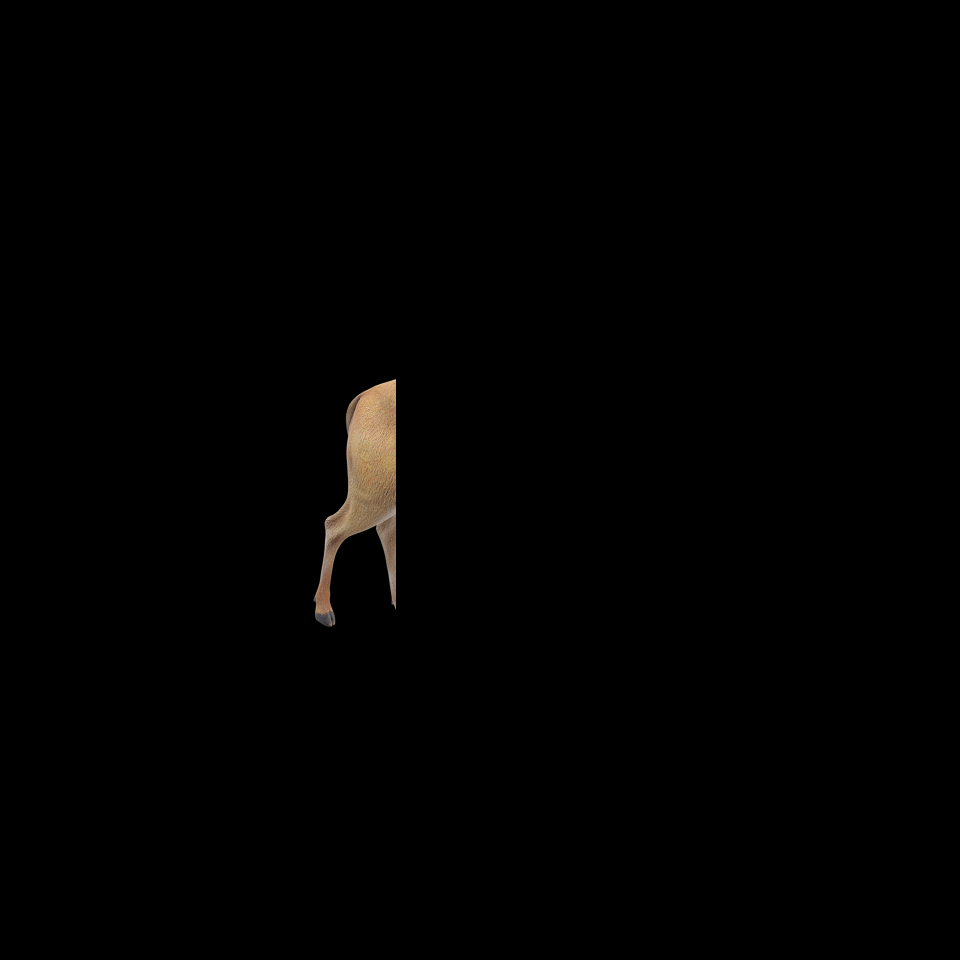
#> input picture For Exp in thesis/1.png, 1920 x 1920 px, given in place of 1.jpg, which was not available (shown at 1/2 size)
$ python FT3.py
#> lines starting #> are read from the running program, lines starting #| are printed output that depends on the picture; pictures that were not available may be replaced by others from this repository, and a replacement may not be noted
# -*- coding: utf-8 -*-
"""
Spyder Editor

This is a temporary script file.
"""
from PIL import Image
import numpy as np
import scipy as sp
from scipy.fft import fft2, fftshift,ifft2,ifftshift
import matplotlib.pyplot as plt
import os
from skimage import color


os.chdir("C:/Users/Laboratorio/MakeHologram/OriginalImage")
filename="1"
im=plt.imread(f"{filename}.jpg")
#> im is the input picture: shape (1920, 1920, 3) float32; mean R, G, B 0.00649, 0.00525, 0.00397
holo_ex=plt.imread("Hologram (2).tiff")
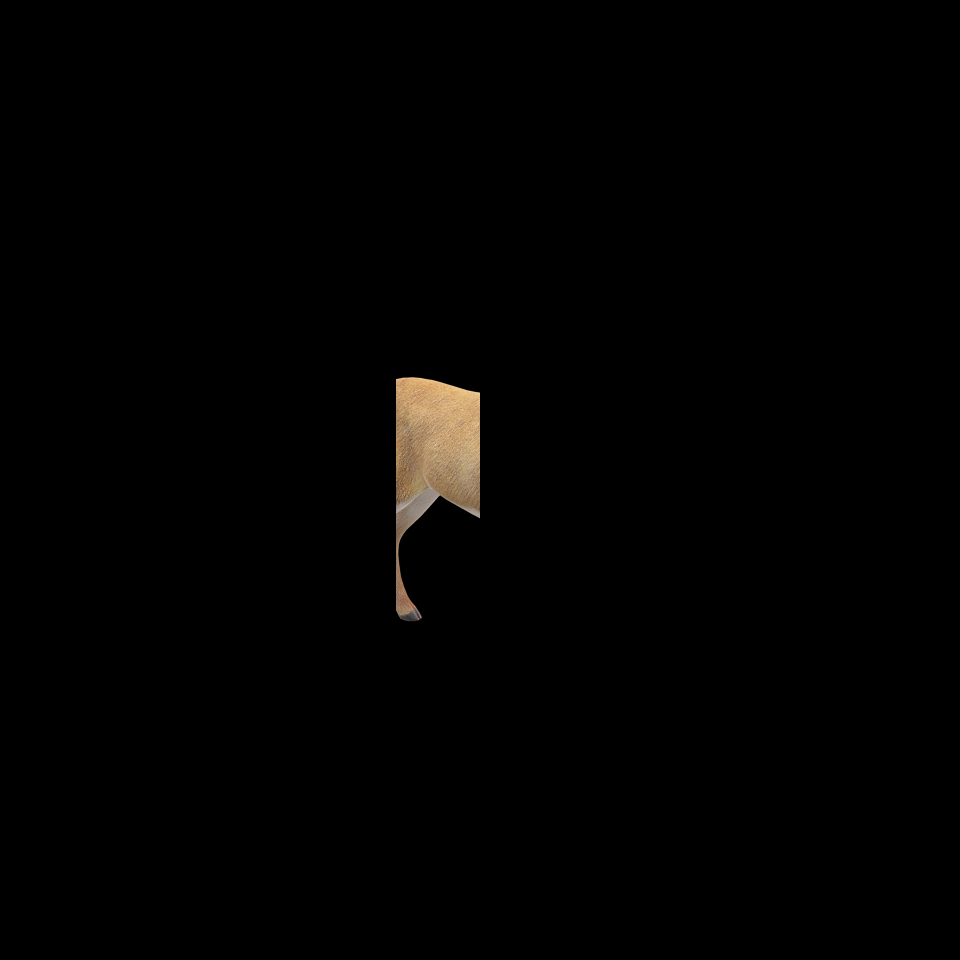
#> input picture For Exp in thesis/2.png, 1920 x 1920 px, given in place of Hologram (2).tiff, which was not available (shown at 1/2 size)
#> holo_ex is the input picture: shape (1920, 1920, 3) float32; mean R, G, B 0.00882, 0.00721, 0.00533
# holo_ex_r=holo_ex[:,:,:3]

im_rgb_ft=fftshift(fft2(im))
phase_rgb = np.angle(im_rgb_ft)
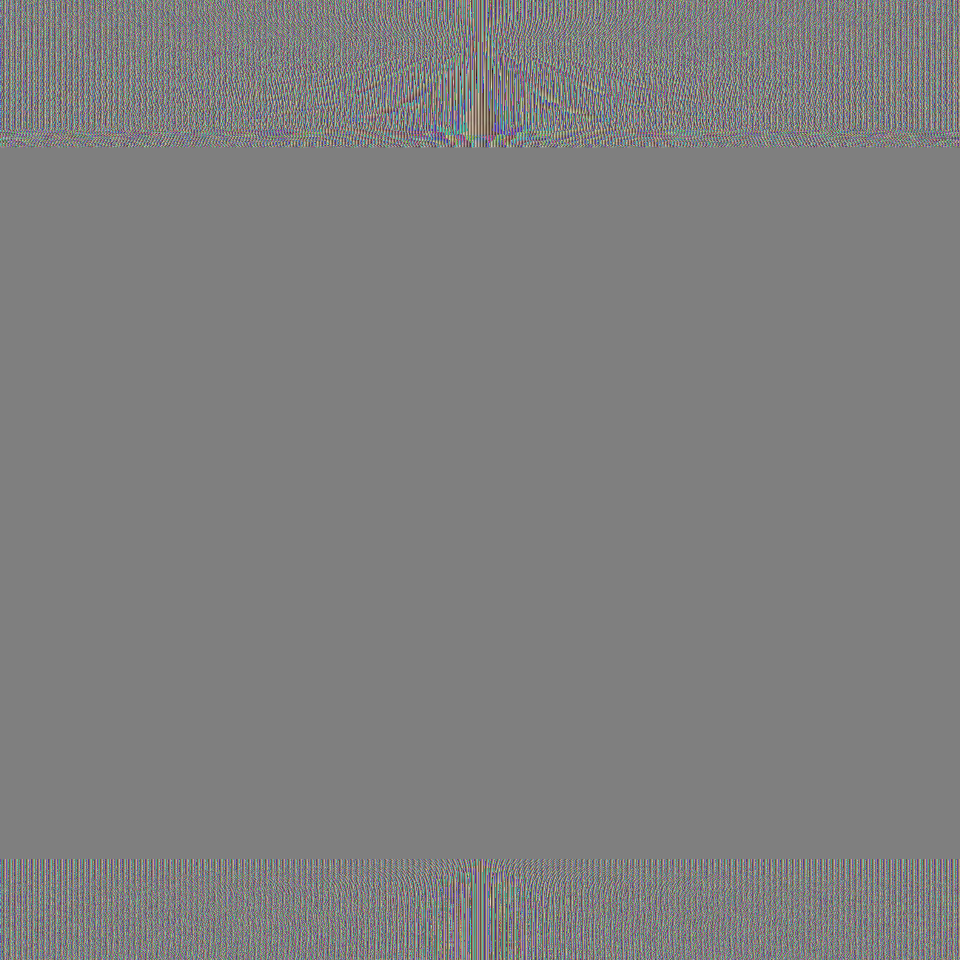
#> phase_rgb: shape (1920, 1920, 3) float32 (shown at 1/2 size); mean of channels 0, 1, 2 0.000348, -8.61e-05, -0.000348; drawn with min black and max white

plt.figure(1)
plt.imshow(phase_rgb)
plt.title("FT of phase")
plt.show()

im_new_array = phase_rgb.astype(np.uint8)
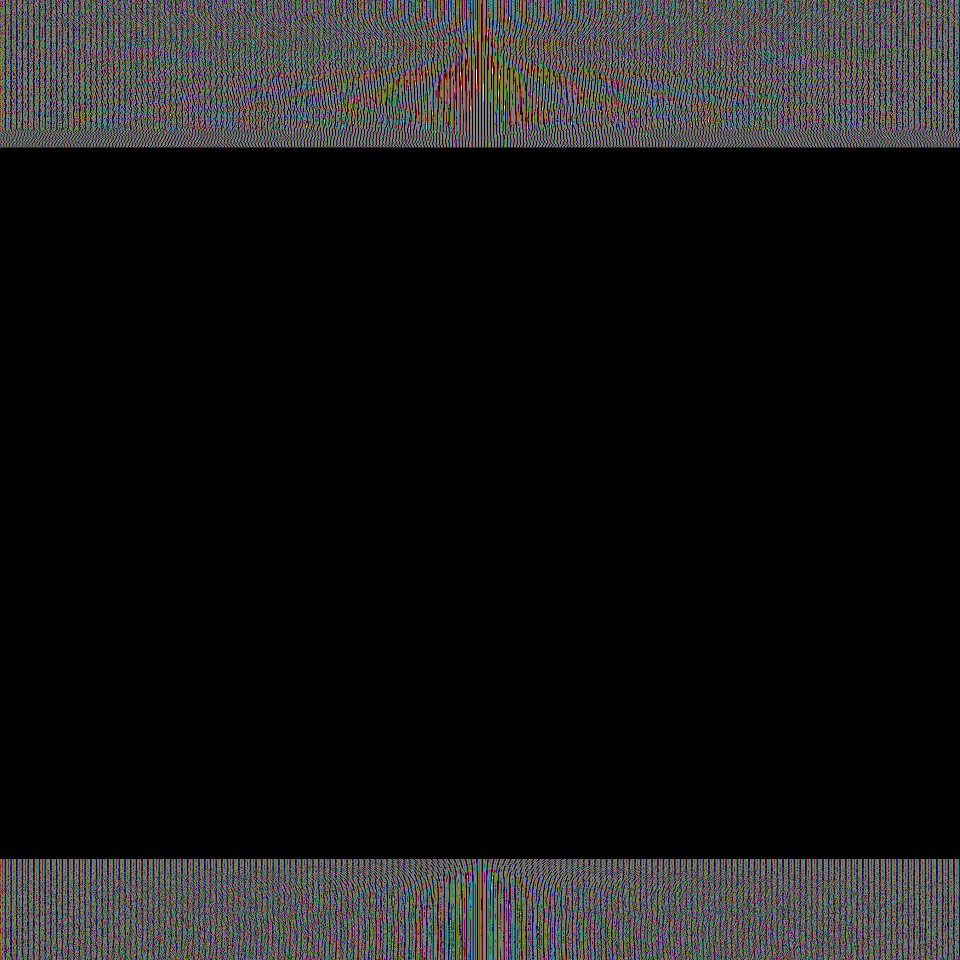
#> im_new_array: shape (1920, 1920, 3) (shown at 1/2 size); mean of channels 0, 1, 2 22.6, 22.6, 22.6; drawn as R, G, B
im_new_t = Image.fromarray(im_new_array)
# im_new_t.show()
im_new_t.save(f"{filename}_RGBholo.png")

im_rgb_ift=ifft2(np.exp(1j*phase_rgb))

plt.figure(2)
plt.imshow(abs(im_rgb_ift))
plt.title("iFT")
plt.show()
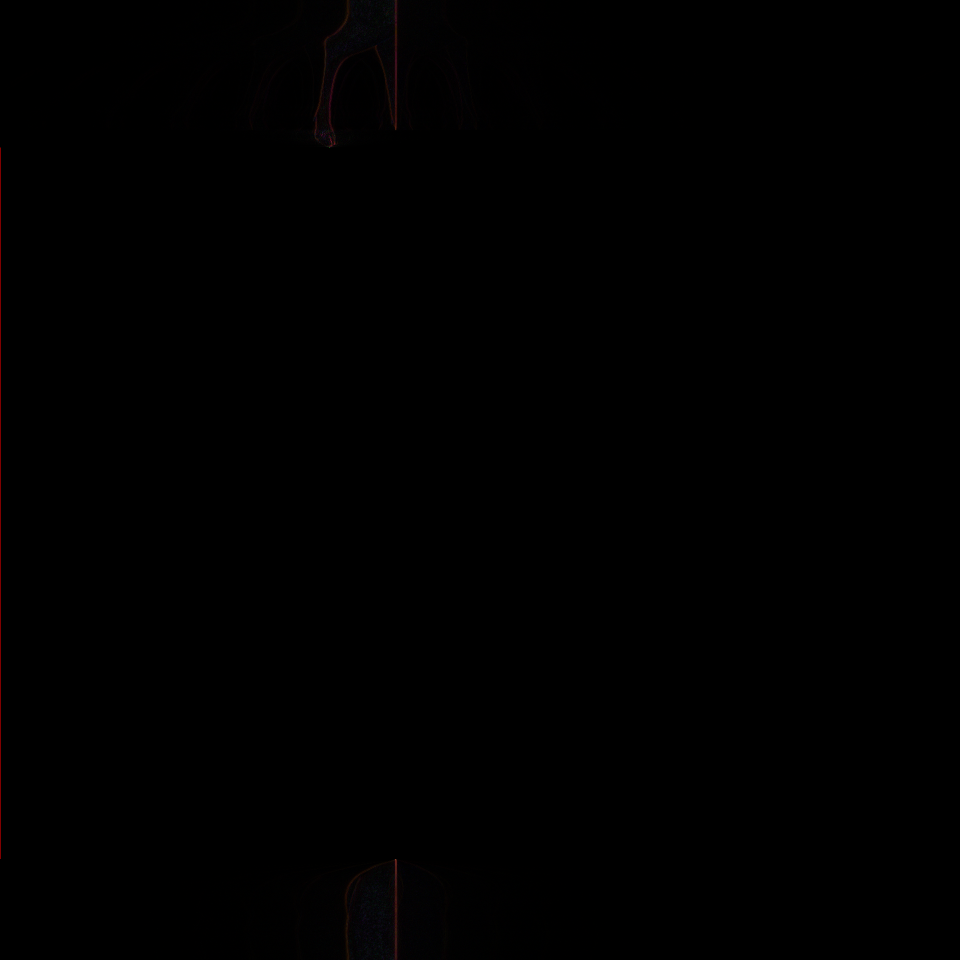
#> shown: shape (1920, 1920, 3) float32 (shown at 1/2 size); mean R, G, B 0.00163, 0.000849, 0.000977
# [27 lines of commented-out code are left out]
